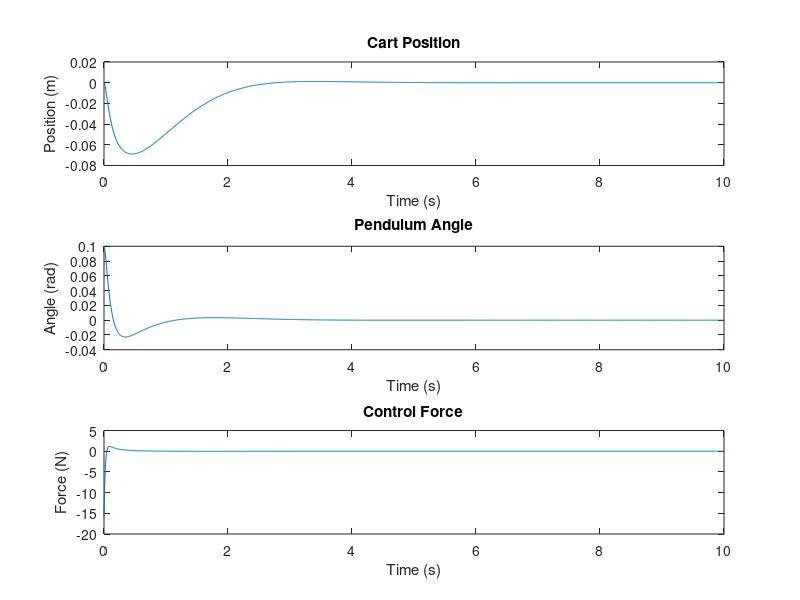

This chart was generated by the following MATLAB code:
% Parameters
m = 0.2;   % Mass of the pendulum (kg)
M = 0.5;   % Mass of the cart (kg)
b = 0.1;   % Damping coefficient of the cart (N/m/s)
I = 0.006; % Moment of inertia of the pendulum (kg*m^2)
g = 9.8;   % Gravitational acceleration (m/s^2)
l = 0.3;   % Length to the pendulum center of mass (m)

% Denominator for the A and B matrices
p = I*(M+m) + M*m*l^2;

% State-space matrices
A = [0 1 0 0;
     0 -(I + m*l^2)*b/p (m^2*g*l^2)/p 0;
     0 0 0 1;
     0 -(m*l*b)/p m*g*l*(M + m)/p 0];

B = [0;
     (I + m*l^2)/p;
     0;
     m*l/p];

C = [1 0 0 0;
     0 0 1 0];
D = [0;
     0];

% LQR design
Q = diag([10, 1, 100, 1]); % State cost matrix
R = 0.01;                  % Input cost matrix
K = lqr(A, B, Q, R);

% Closed-loop system matrices
Acl = A - B*K;
Bcl = B;
Ccl = C;
Dcl = D;

% Simulation time
t = 0:0.01:10;

% Initial conditions (cart position, cart velocity, pendulum angle, pendulum angular velocity)
x0 = [0; 0; 0.1; 0];

% Closed-loop system
sys_cl = ss(Acl, Bcl, Ccl, Dcl);

% Simulate response to initial conditions
[y, t, x] = initial(sys_cl, x0, t);

% Plot results
figure;
subplot(3,1,1);
plot(t, x(:,1));
title('Cart Position');
xlabel('Time (s)');
ylabel('Position (m)');

subplot(3,1,2);
plot(t, x(:,3));
title('Pendulum Angle');
xlabel('Time (s)');
ylabel('Angle (rad)');

subplot(3,1,3);
plot(t, -K*x'); % Control input (force)
title('Control Force');
xlabel('Time (s)');
ylabel('Force (N)');
